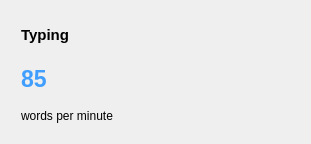
<?xml version="1.0" encoding="UTF-8"?>
<ui version="4.0">
 <class>CardPerformance</class>
 <widget class="QWidget" name="CardPerformance">
  <property name="geometry">
   <rect>
    <x>0</x>
    <y>0</y>
    <width>311</width>
    <height>144</height>
   </rect>
  </property>
  <property name="windowTitle">
   <string>Form</string>
  </property>
  <layout class="QHBoxLayout" name="horizontalLayout_6">
   <item>
    <widget class="QWidget" name="widget_8" native="true">
     <layout class="QHBoxLayout" name="horizontalLayout_5" stretch="7,3">
      <item>
       <widget class="QWidget" name="widget_4" native="true">
        <layout class="QVBoxLayout" name="verticalLayout_2" stretch="3,6,1">
         <property name="spacing">
          <number>0</number>
         </property>
         <property name="leftMargin">
          <number>0</number>
         </property>
         <property name="topMargin">
          <number>0</number>
         </property>
         <property name="rightMargin">
          <number>0</number>
         </property>
         <property name="bottomMargin">
          <number>0</number>
         </property>
         <item>
          <widget class="QWidget" name="widget_5" native="true">
           <layout class="QHBoxLayout" name="horizontalLayout_2">
            <property name="spacing">
             <number>1</number>
            </property>
            <property name="leftMargin">
             <number>1</number>
            </property>
            <property name="topMargin">
             <number>1</number>
            </property>
            <property name="rightMargin">
             <number>1</number>
            </property>
            <property name="bottomMargin">
             <number>1</number>
            </property>
            <item>
             <widget class="QLabel" name="TitleLabel">
              <property name="styleSheet">
               <string notr="true">font-size: 15px;
font-weight: bold;
color: #000000;
font-family: &quot;Microsoft YaHei&quot;;
</string>
              </property>
              <property name="text">
               <string>Typing</string>
              </property>
             </widget>
            </item>
           </layout>
          </widget>
         </item>
         <item>
          <widget class="QWidget" name="widget_6" native="true">
           <layout class="QHBoxLayout" name="horizontalLayout_3">
            <property name="spacing">
             <number>1</number>
            </property>
            <property name="leftMargin">
             <number>1</number>
            </property>
            <property name="topMargin">
             <number>1</number>
            </property>
            <property name="rightMargin">
             <number>1</number>
            </property>
            <property name="bottomMargin">
             <number>1</number>
            </property>
            <item>
             <widget class="QLabel" name="dataLabel">
              <property name="styleSheet">
               <string notr="true">font-size: 23px;
font-weight: bold;
color: #409EFF;
font-family: &quot;Microsoft YaHei&quot;;</string>
              </property>
              <property name="text">
               <string>85</string>
              </property>
             </widget>
            </item>
           </layout>
          </widget>
         </item>
         <item>
          <widget class="QWidget" name="widget_7" native="true">
           <layout class="QHBoxLayout" name="horizontalLayout_4">
            <property name="spacing">
             <number>1</number>
            </property>
            <property name="leftMargin">
             <number>1</number>
            </property>
            <property name="topMargin">
             <number>1</number>
            </property>
            <property name="rightMargin">
             <number>1</number>
            </property>
            <property name="bottomMargin">
             <number>1</number>
            </property>
            <item>
             <widget class="QLabel" name="describeLabel">
              <property name="styleSheet">
               <string notr="true">color: #312e2eF;
font-family: &quot;Microsoft YaHei&quot;;
font-size: 1px;</string>
              </property>
              <property name="text">
               <string>words per minute</string>
              </property>
              <property name="wordWrap">
               <bool>false</bool>
              </property>
             </widget>
            </item>
           </layout>
          </widget>
         </item>
        </layout>
       </widget>
      </item>
      <item>
       <widget class="QWidget" name="widget_9" native="true"/>
      </item>
     </layout>
    </widget>
   </item>
   <item>
    <widget class="QWidget" name="widget_3" native="true">
     <layout class="QVBoxLayout" name="verticalLayout" stretch="3,7">
      <property name="spacing">
       <number>0</number>
      </property>
      <property name="leftMargin">
       <number>0</number>
      </property>
      <property name="topMargin">
       <number>0</number>
      </property>
      <property name="rightMargin">
       <number>0</number>
      </property>
      <property name="bottomMargin">
       <number>0</number>
      </property>
      <item>
       <widget class="QWidget" name="widget" native="true">
        <layout class="QHBoxLayout" name="horizontalLayout">
         <property name="spacing">
          <number>0</number>
         </property>
         <property name="leftMargin">
          <number>0</number>
         </property>
         <property name="topMargin">
          <number>0</number>
         </property>
         <property name="rightMargin">
          <number>0</number>
         </property>
         <property name="bottomMargin">
          <number>0</number>
         </property>
         <item>
          <widget class="QLabel" name="iconLabel">
           <property name="sizePolicy">
            <sizepolicy hsizetype="Fixed" vsizetype="Fixed">
             <horstretch>40</horstretch>
             <verstretch>40</verstretch>
            </sizepolicy>
           </property>
           <property name="text">
            <string/>
           </property>
           <property name="pixmap">
            <pixmap resource="res.qrc">:/res/Blizt.png</pixmap>
           </property>
           <property name="scaledContents">
            <bool>false</bool>
           </property>
          </widget>
         </item>
        </layout>
       </widget>
      </item>
      <item>
       <widget class="QWidget" name="widget_2" native="true"/>
      </item>
     </layout>
    </widget>
   </item>
  </layout>
 </widget>
 <resources>
  <include location="res.qrc"/>
 </resources>
 <connections/>
</ui>
